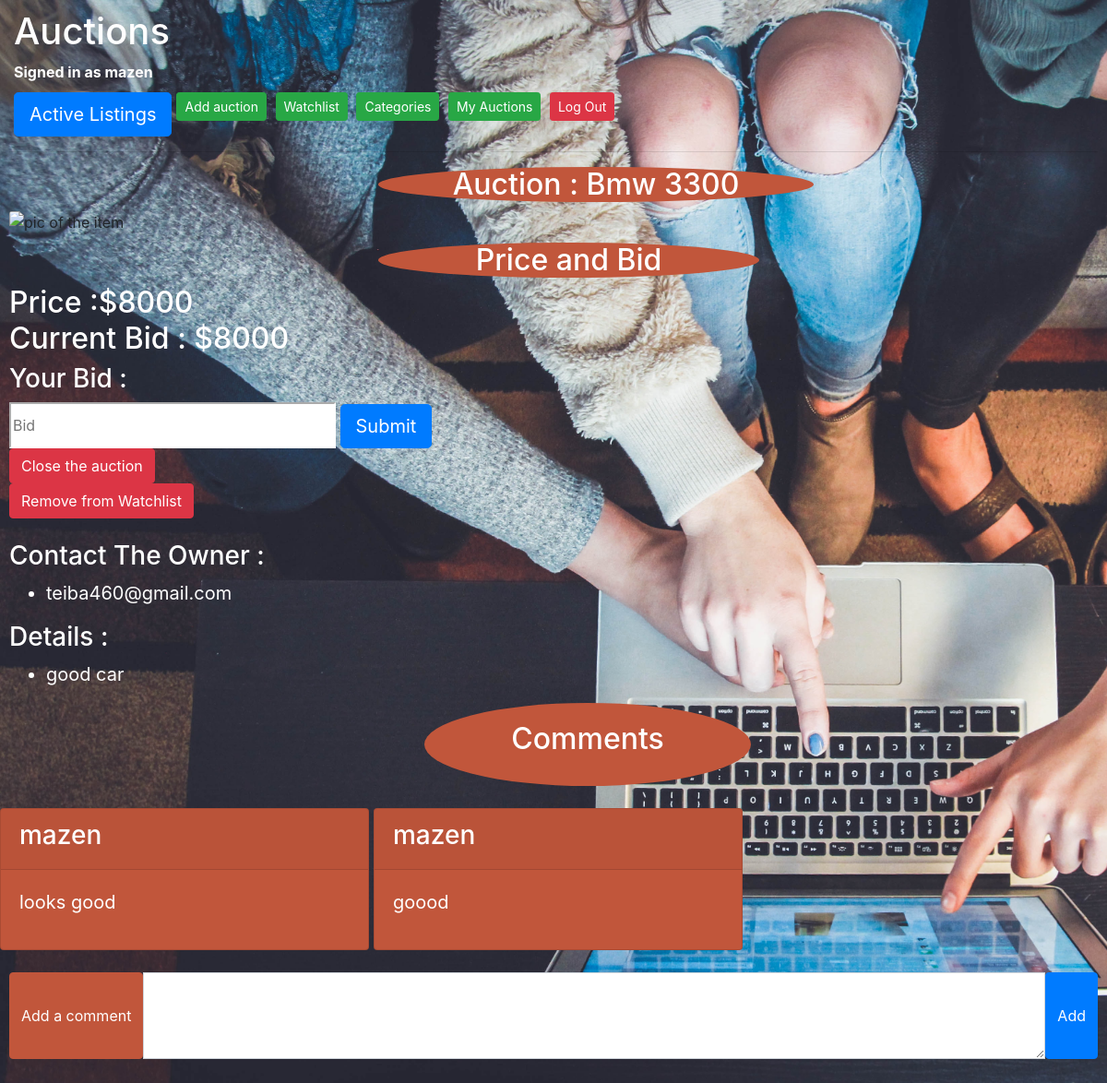
Screenshot of /10 (signed in) with the database file from the repository.
### auctions/models.py (models this page shows)
class User(AbstractUser):
    pass

class auctions_listing(models.Model) :
    name = models.CharField(max_length=200)
    price = models.IntegerField(default=None)
    date = models.DateTimeField(auto_now_add=True)
    det = models.TextField(max_length=500, default=None)
    con = models.TextField(max_length=500, default=None)
    category = models.ForeignKey(Category, on_delete=models.CASCADE, default=None)
    watchers = models.ManyToManyField(User, related_name="watched_auctions", blank=True)
    current = models.IntegerField(blank=True, null=True)
    winner = models.ForeignKey(User, on_delete=models.CASCADE, related_name="auction_winner" ,blank=True, null=True)
    active = models.BooleanField(default= True)
    owner = models.ForeignKey(User, on_delete=models.CASCADE, blank=True, null=True)
    class Meta:
        verbose_name= "Auctions_list"

class Comments(models.Model) :
    auct = models.ForeignKey(auctions_listing, on_delete=models.CASCADE)
    user = models.ForeignKey(User, on_delete=models.CASCADE)
    text = models.CharField(max_length=500)
    class Meta:
        verbose_name_plural = "Comments"

### auctions/views.py (the view, shortened to what this page needs)
# urls.py: path("<int:auct_id>", views.item, name="item"),
@login_required
def item(request, auct_id) :
    auction = auctions_listing.objects.get(pk=auct_id)
    user = request.user
    on_watchlist = watch_list.objects.filter(user=user, auct=auction).exists()
    owner = False
    winner = False
    if request.method == "GET" :
        high = bids.objects.get(pk=auct_id)
        if high.price ==None :
            high.price = 0
        if  request.user == auction.owner :
            owner = True
        if auction.active == False and request.user == auction.winner :
            winner = True
        return render(request, "auctions/item.html",{
            "auction" : auction,
            "comments" : Comments.objects.filter(auct = auction),
            'on_watchlist': on_watchlist,
            "current" : high.price,
            "T" : owner,
            "winner" : winner
        })

### auctions/templates/auctions/item.html (shortened to what this page needs)
{% extends "auctions/layout.html" %}
{% block body %}
    <h2 id="add" class="rounded-circle"  >Auction : {{auction.name}}</h2>
    <img src="media/images/{{auction.id}}" alt="pic of the item" class="card-img-top" height="600px" width="500px">
    <h2 style="margin-top:10px; width:35%;" id="add" class="rounded-circle"  >Price and Bid</h2>
    <h2>Price :${{auction.price}} <br> Current Bid : ${{current}}</h2>
    {% if auction.active == True %}
        <form method="post">
            <h3>Your Bid :  </h3>
            <input style="border-color:white; width:30%; height:50px;"  type="number" placeholder="Bid" name ="bid" min="{{current}}">
            <button type="submit" class="btn btn-primary btn-lg" >Submit</button>
        </form>
        {% if T %}
            <form method="post" action="{% url 'close' auction.id %}">
            <button type="submit"  class="btn btn-danger">Close the auction</button>
            </form>
        {% endif %}
        {% if on_watchlist %}
            <form action="{% url 'AW' auction.id %}" method="POST">
                <button type="submit" class="btn btn-danger">Remove from Watchlist</button>
            </form>
        {% else %}
            <form action="{% url 'AW' auction.id %}" method="POST">
                {% csrf_token %}
                <input type="hidden" name="action" value="add">
                <button type="submit" class="btn btn-primary">Add to Watchlist</button>
            </form>
        {% endif %}
        <br>
        <h3>Contact The Owner :</h3>
            <ul>
                <li style="color:white; font-size: 20px;"> {{auction.con}} </li>
            </ul>
        <h3>Details :</h3>
            <ul>
                <li style="color:white; font-size: 20px;"> {{auction.det}} </li>
            </ul>
        <div style="margin-left:450px; padding-top:20px; width:30%; height:90px;" id="add" class="rounded-circle">
            <h2 >Comments</h2>
        </div>
        <br>
        <div class="row">
            {% for comment in comments %}
                <div style="background-color:#c1563b; width:400px; margin-left:5px" class="card">
                    <div class="card-header">
                        <h3>{{comment.user.username}}</h3>
                    </div>
                    <div class="card-body">
                        <blockquote class="blockquote mb-0">
                            <p style="color:white;">{{comment.text}}</p>
                        </blockquote>
                    </div>
                </div>
            {% endfor %}
        </div> <br>
        <form action="{% url 'add_com' auction.id %}" method="POST">
            <div class="input-group input-group-sm mb-3">
                <span style="background-color:#c1563b; border-color:#c1563b;" class="input-group-text" id="inputGroup-sizing-default">Add a comment</span>
                <textarea name="com" rows="4" class="form-control" aria-describedby="inputGroup-sizing-sm"></textarea>
                <button type="submit" class="btn btn-primary">Add</button>
            </div>
        </form>
    {% endif %}
{% endblock %}

### auctions/templates/auctions/layout.html (shortened to what this page needs)
{% load static %}
<!DOCTYPE html>
<html lang="en">
    <head>
        <link rel="stylesheet" href="https://cdn.jsdelivr.net/npm/bootstrap@4.2.1/dist/css/bootstrap.min.css">
        <link rel="stylesheet" href="https://stackpath.bootstrapcdn.com/bootstrap/4.4.1/css/bootstrap.min.css">
        <link href="{% static 'auctions/styles.CSS' %}" rel="stylesheet" type="text/css">
    </head>
    <body>
        <div style="margin-left:5px;">
            <h1>Auctions</h1>
            {% if user.is_authenticated %}
                 <strong> Signed in as {{ user.username }}</strong>.
            {% else %}
                 <strong>Not signed in yet</strong>.
            {% endif %}
        </div>
        <ul style="margin-top:10px; margin-left:5px;" class="nav">
            <li class="nav-item">
                <a class="btn btn-primary btn-lg" href="{% url 'index' %}">Active Listings</a>
            </li>
            {% if user.is_authenticated %}
                <li class="nav-item">
                    <a id="anav" class="btn btn-success btn-sm" href="{% url 'add' %}">Add auction</a>
                    <a id="anav" class="btn btn-success btn-sm" href="{% url 'watch' %}">Watchlist</a>
                    <a id="anav" class="btn btn-success btn-sm" href="{% url 'cate' %}">Categories</a>
                    <a id="anav" class="btn btn-success btn-sm" href="{% url 'all' %}">My Auctions</a>
                    <a id="anav" class="btn btn-danger btn-sm" href="{% url 'logout' %}">Log Out</a>
                </li>
            {% else %}
                <li class="nav-item">
                    <a style="margin-left:1040px" class="btn btn-success btn-sm" href="{% url 'register' %}">Register</a>
                    <a id="anav" class="btn btn-success btn-sm" href="{% url 'login' %}">Log In</a>
                </li>
            {% endif %}
        </ul>
        <hr>
        {% block body %}
        {% endblock %}
    </body>
</html>

### rows the page displays
User: username "mazen"
auctions_listing: name "Bmw 3300", price "8000", con "teiba460@gmail.com", det "good car"
Comments: user.username "mazen", text "looks good"
Comments: user.username "mazen", text "goood"

### other values shown
{{ current }} "8000"
